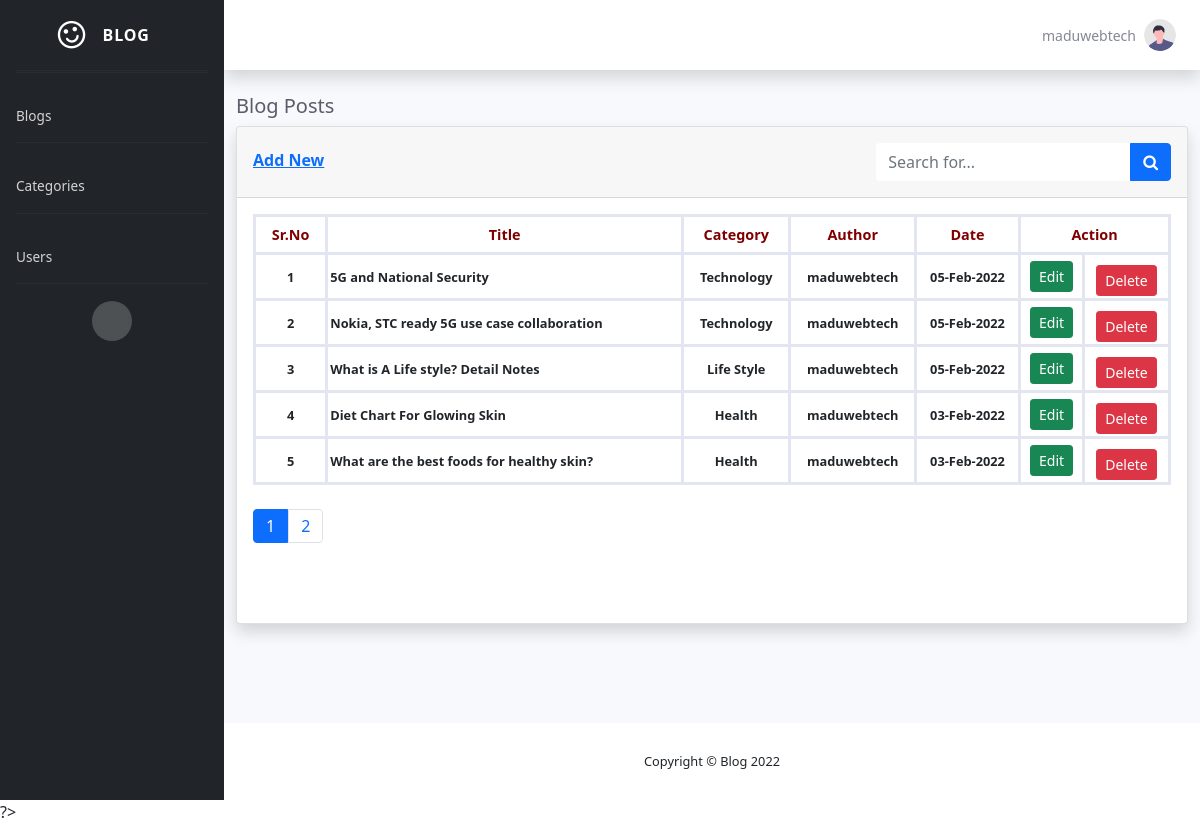
The page /admin/index.php (signed in) on the database its author committed.
### tables this page shows
CREATE TABLE `blog` (
  `blog_id` int(11) NOT NULL,
  `blog_title` varchar(255) NOT NULL,
  `blog_body` longtext NOT NULL,
  `blog_image` varchar(255) NOT NULL,
  `category` int(11) NOT NULL,
  `author_id` int(11) NOT NULL,
  `publish_date` timestamp NOT NULL DEFAULT current_timestamp()
);

CREATE TABLE `categories` (
  `cat_id` int(11) NOT NULL,
  `cat_name` varchar(255) NOT NULL
);

CREATE TABLE `user` (
  `user_id` int(11) NOT NULL,
  `username` varchar(100) NOT NULL,
  `email` varchar(255) NOT NULL,
  `password` varchar(255) NOT NULL,
  `role` int(11) NOT NULL
);

### admin/index.php (the view, shortened to what this page needs)
<?php include "header.php";
if (isset($_SESSION['user_data'])) {
   $userID=$_SESSION['user_data']['0'];
}
if (!isset($_GET['page'])) {
   $page=1;
}
else
{
   $page=$_GET['page'];
}
$limit=5;
$offset=($page-1)*$limit;
?>
<div class="container-fluid" id="adminpage">
   <h5 class="mb-2 text-gray-800">Blog Posts</h5>
   <div class="card shadow">
      <div class="card-header py-3 d-flex justify-content-between">
         <div>
            <a href="add_blog.php">
               <h6 class="font-weight-bold text-primary mt-2">Add New</h6>
            </a>
         </div>
         <div>
            <form class="navbar-search">
               <div class="input-group">
                  <input type="text" class="form-control bg-white border-0 small" placeholder="Search for...">
                  <div class="input-group-append">
                     <button class="btn btn-primary" type="button"> <i class="fa fa-search"></i></button>
                  </div>
               </div>
            </form>
         </div>
      </div>
      <div class="card-body">
         <div class="table-responsive">
            <table class="table table-bordered" id="dataTable" width="100%" cellspacing="0">
               <thead>
                  <tr>
                     <th>Sr.No</th>
                     <th>Title</th>
                     <th>Category</th>
                     <th>Author</th>
                     <th>Date</th>
                     <th colspan="2">Action</th>
                  </tr>
               </thead>
               <tbody>
                  <?php
                  $sql="SELECT * FROM blog LEFT JOIN categories ON blog.category=categories.cat_id LEFT JOIN user ON blog.author_id=user.user_id WHERE user_id='$userID' ORDER BY blog.publish_date DESC limit $offset,$limit";
                  $query=mysqli_query($config,$sql);
                  $rows=mysqli_num_rows($query);
                  if ($rows) {
                     while($result=mysqli_fetch_assoc($query)){
                        ?>
                     <tr>
                        <td><?= ++$offset ?></td>
                        <td><?= $result['blog_title'] ?></td>
                        <td><?= $result['cat_name'] ?></td>
                        <td><?= $result['username'] ?></td>
                        <td><?= date('d-M-Y',strtotime($result['publish_date'])) ?></td>
                        <td><a href="edit_blog.php?id=<?= $result['blog_id'] ?>" class="btn btn-sm btn-success">Edit</a></td>
                        <td>
                           <form class="mt-2" method="POST"onsubmit="return confirm('Are you sure you want to delete?')">
                              <input type="submit" name="deletePost" value="Delete" class="btn btn-sm btn-danger">
                           </form>
                        </td>
                     </tr>
                     <?php } }
                  else
                  {
                     ?>
                     <tr><td colspan="7">No record found</td></tr>
                     <?php
                  }
                  ?>
               </tbody>
            </table>
      <?php
       $pagination="SELECT * FROM blog WHERE author_id='$userID'";
      $run_q=mysqli_query($config,$pagination);
      $total_post=mysqli_num_rows($run_q);
      $pages=ceil($total_post/$limit);
      if($total_post > $limit){
      ?>
      <ul class="pagination pt-2 pb-5">
         <?php for ($i=1; $i <=$pages ; $i++) { ?>
         <li class="page-item <?=($i==$page) ? $active="active":"";?>">
            <a href="index.php?page=<?= $i ?>" class="page-link">
               <?= $i ?>
            </a>
         </li>
      <?php } ?>
      </ul>
   <?php } ?>
         </div>
      </div>
   </div>
</div>
</div>
<?php include "footer.php";
?>

### rows shown on the page
blog: blog_title "5G and National Security", categories.cat_name "Technology", author.username "maduwebtech", publish_date "05-Feb-2022"
blog: blog_title "Nokia, STC ready 5G use case collaboration", categories.cat_name "Technology", author.username "maduwebtech", publish_date "05-Feb-2022"
blog: blog_title "What is A Life style? Detail Notes", categories.cat_name "Life Style", author.username "maduwebtech", publish_date "05-Feb-2022"
blog: blog_title "Diet Chart For Glowing Skin", categories.cat_name "Health", author.username "maduwebtech", publish_date "03-Feb-2022"
blog: blog_title "What are the best foods for healthy skin?", categories.cat_name "Health", author.username "maduwebtech", publish_date "03-Feb-2022"

### other values the page prints
$_SESSION['user_data']['1'] "maduwebtech"
